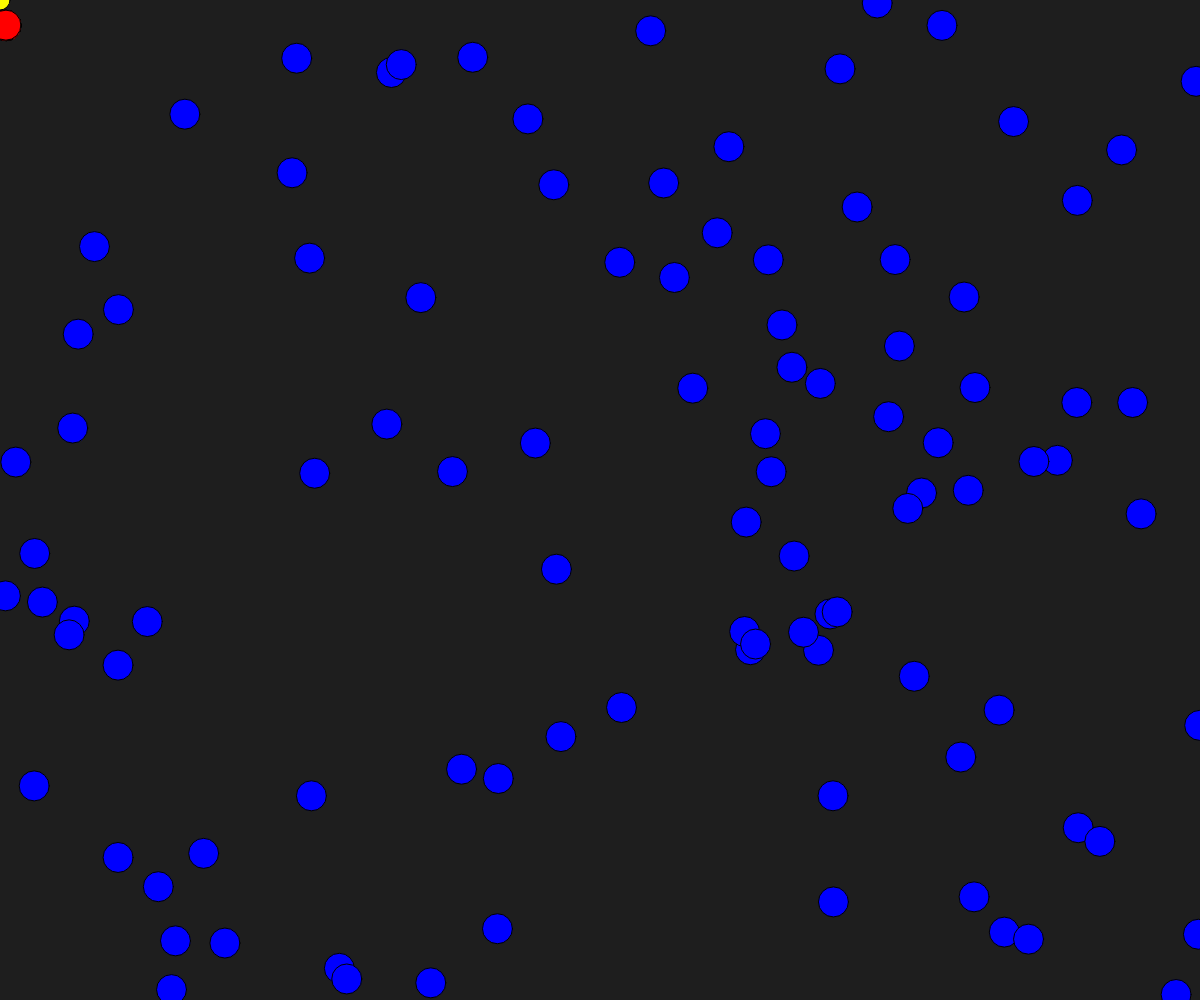
Frame 1 (no input)
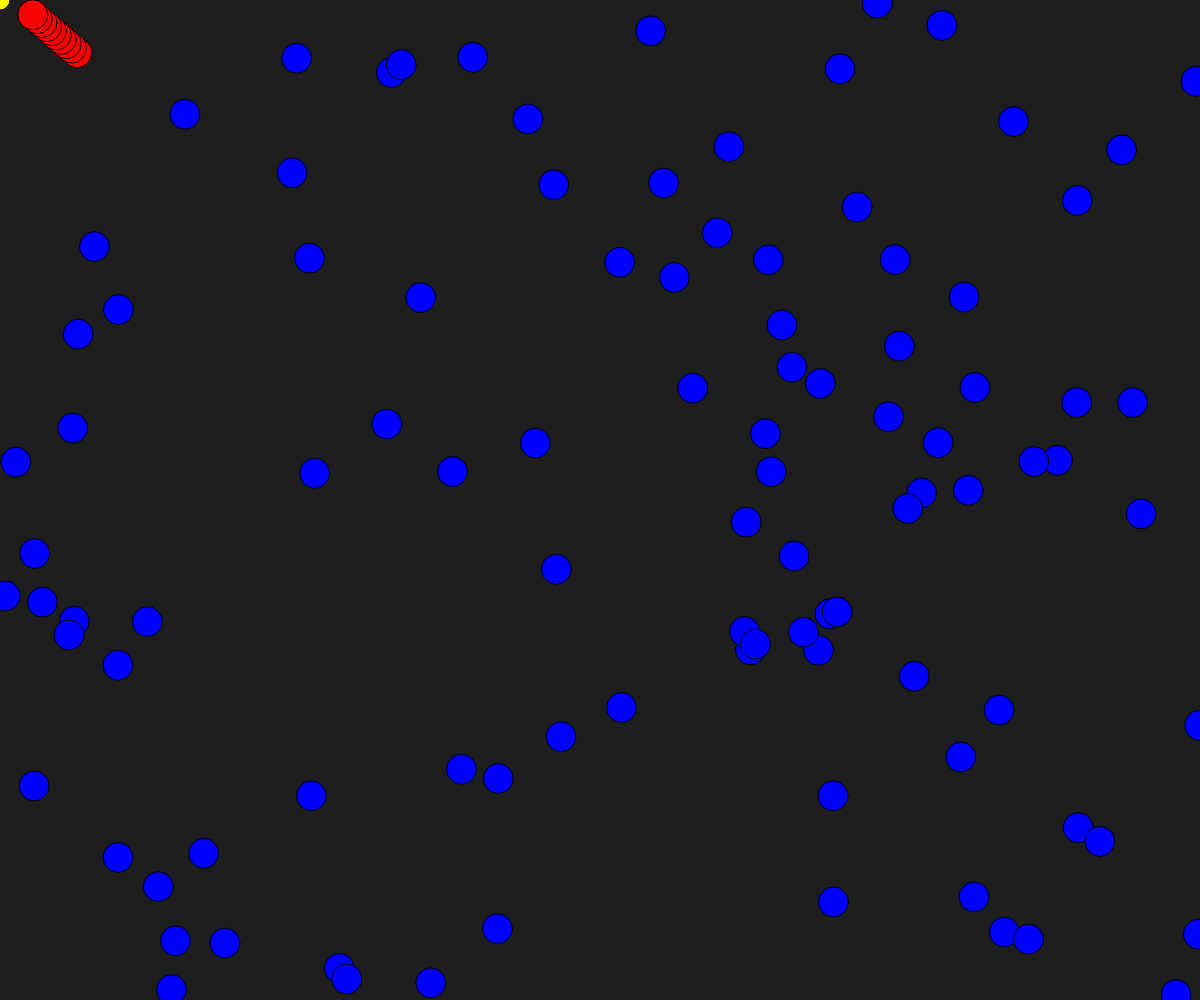
Frame 60 (no input)
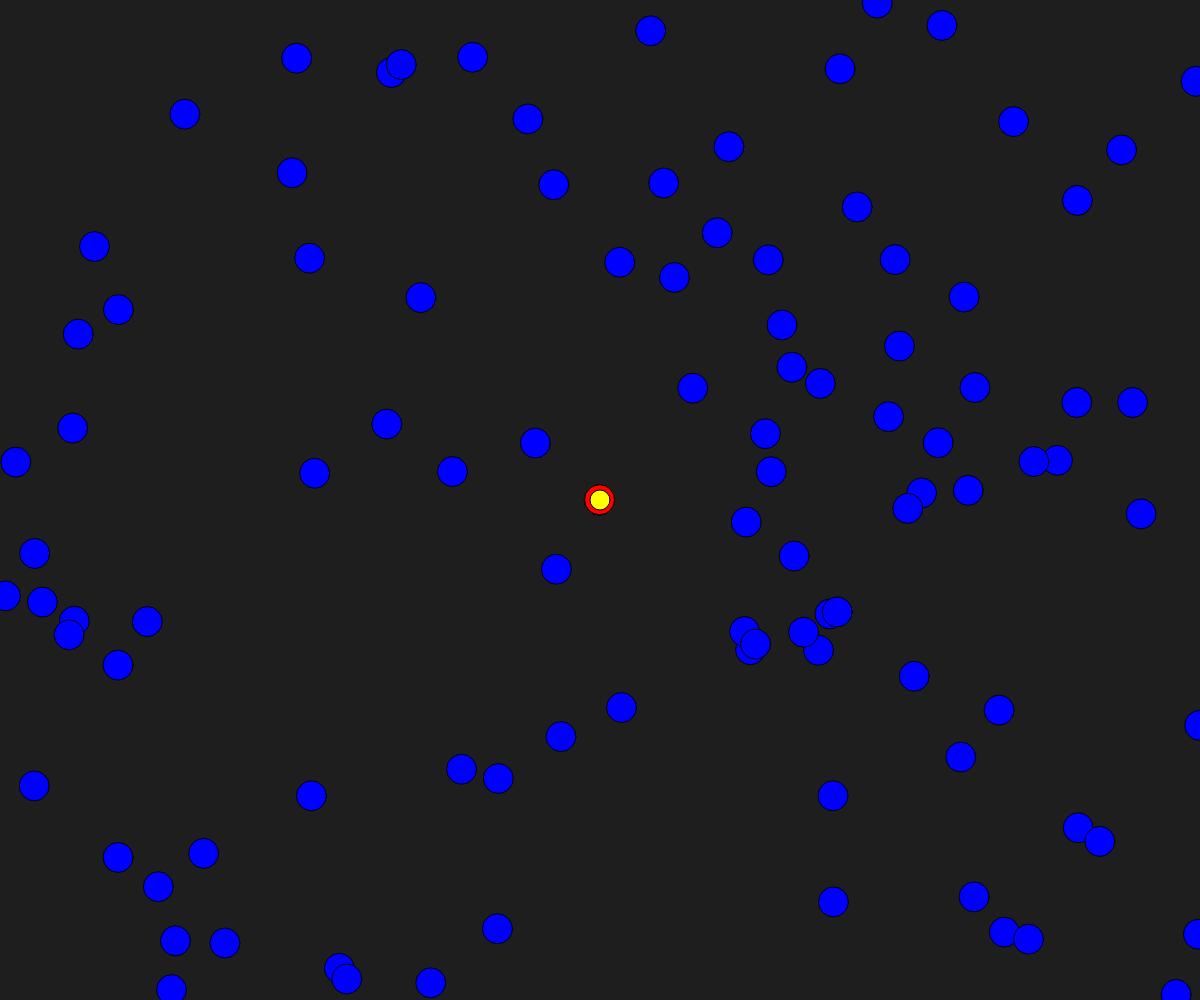
Frame 120 (the mouse pressed at the canvas centre since frame 60)

The p5.js sketch that drew these frames (run headless with seeded random() and noise() and a simulated clock; from frame 60 on, the mouse is pressed at the canvas centre):

// p5.js sketch
// ── sketch.js
var lover;
var haters;

function setup() {
  createCanvas(windowWidth, windowHeight);


  haters = [];
  for (var i = 0; i < 100; i++){
    var hater = new Mover(createVector(random(width), random(height)));
    haters.push(hater);
  }

  lover = new Mover(createVector(random(5,10), random(20,30)));
  //hater = new Mover(createVector(400, height/2));
}

function draw() {
  background(30);

  addLoverForce();
  addHaterForce();

  for (var i = 0; i < 10; i++){
    fill(255,0,0);
    lover.update();
    lover.display();
    lover.checkBound();
  }

  fill(0,0,255);
  for (var i = 0; i < haters.length; i++){
    haters[i].update();
    haters[i].display();
    haters[i].checkBound();
  }

  noCursor();
  fill(255,255,0);
  ellipse(mouseX, mouseY, 20, 20,);
}

function addLoverForce() {
  var haterLoc = createVector(mouseX, mouseY);
  var loverLoc = lover.loc.copy();
  var diffLoc = haterLoc.sub(loverLoc);
  diffLoc.mult(0.003);
  lover.applyForce(diffLoc);
}

function addHaterForce() {
  for (var i=0; i<haters.length; i++) {
    var loverLoc = lover.loc.copy();
    var haterLoc = haters[i].loc.copy();
    var diff = haterLoc.sub(loverLoc);
    if (diff.mag() < 40) {
      diff.mult(0.02)
      lover.applyForce(diff);
    }
  }
}

// ── mover.js
class Mover {
  constructor(location) {
     this.loc = location
     this.vel = createVector(0, 0);
     this.acc = createVector(0, 0);
  }

  applyForce(force){
    this.acc.add(force);
  }

  update() {
    this.vel.add(this.acc);
    this.loc.add(this.vel);
    this.vel.mult(.98)
    this.acc.mult(0);

    if (this.loc.y > height){
      this.loc.y = 0;
    } else if (this.loc.y < 0) {
      this.loc.y = height;
    }

    if (this.loc.x > width){
      this.loc.x = 0;
    } else if ( this.loc.x < 0) {
      this.loc.x = width;
    }

  }

  checkBound() {
    if (this.loc.x > width) {
      this.loc.x = 0;
    } else if (this.loc.x < 0) {
      this.loc.x = width;
    }
    if (this.loc.y > height) {
      this.loc.y = 0;
    } else if(this.loc.y < 0) {
      this.loc.y = height;
    }
  }

  display() {
    ellipse(this.loc.x, this.loc.y, 30, 30);
  }
}
